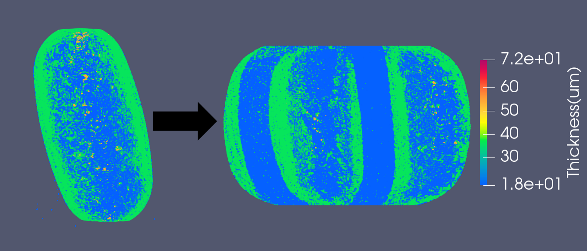
#> input picture Git_fig.png, 587 x 251 px
$ python -i Utils.py   (imports and definitions only)
#> lines starting #> are read from the running program, lines starting #| are printed output that depends on the picture
#> further down, picture is the input picture: shape (251, 587, 3); mean B, G, R 137.3, 111.5, 55.2
import cv2 as cv
import numpy as np
import os
#import porespy as ps
import sys
import matplotlib.pyplot as plt
from Kernal_operation_new import *
from skimage.morphology import skeletonize, thin

# [139 lines left out: functions get_center, clean_extra_contours, check_single_contour_new, correct_check_single_contour, not called in this run]


def check_corner_pixels(image):
    #plt.matshow(image)
    #plt.show()
    img = image.copy()
    previous_image = img.copy()
    img =np.array(img,dtype=np.float32)
    kernel = np.array([[-5,4,15],[-4,-1,-16],[10,8,-20]])
    img = cv.filter2D(img, ddepth=-1, kernel=kernel)
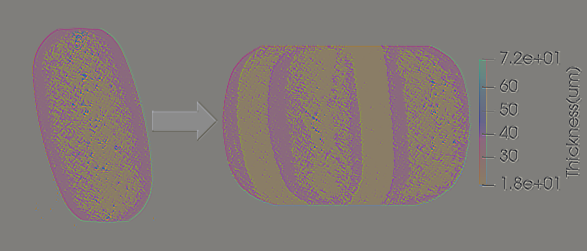
#> img: shape (251, 587, 3) float32; mean B, G, R -1236.8, -1004.2, -496.5; drawn with min black and max white
    img = img*previous_image
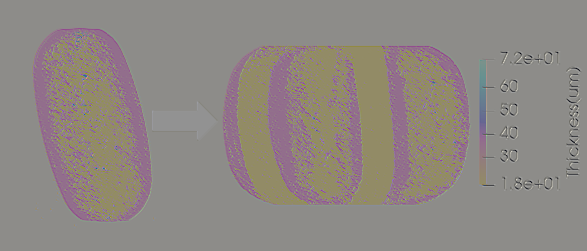
#> img: shape (251, 587, 3) float32; mean B, G, R -196037.6, -130243.1, -41798; drawn with min black and max white


    unique, counts = np.unique(img, return_counts=True)
    unique = np.delete(unique,0)
    counts = np.delete(counts,0)
    #print (unique, counts)

    #print (index)
    corner_list = [-9,3,-1,-13]
    corner_points = np.isin(unique, corner_list)

    if corner_points.any() ==True:
        to_remove = unique[corner_points]
        #print (to_remove)
        for ii in range(len(to_remove)):
            img = np.where(img!=to_remove[ii], img, 0)

        img = np.absolute(img)
        img = np.where(img==0,img,1)

        #plt.matshow(img)
        #plt.show()
        img = remove_protruding_open_ends(img)
        #plt.matshow(img)
        #plt.show()
        img = np.array(img,dtype=np.uint8)
        return img
    else:
        return image


# [606 lines left out: functions check_eight_point_convol_op, check_open_ends_convol_op, remove_defects, remove_protruding_open_ends, correct_by_thin, get_ref_fill_image and 9 more, not called in this run]


def clean_image(image):

    return 0


############################


# [125 lines left out: functions get_first_point, find_point, create_empty_image, change_image, check_single_contour, not called in this run]

>>> import cv2
>>> picture = cv2.imread('Git_fig.png')
>>> result = check_corner_pixels(picture)
